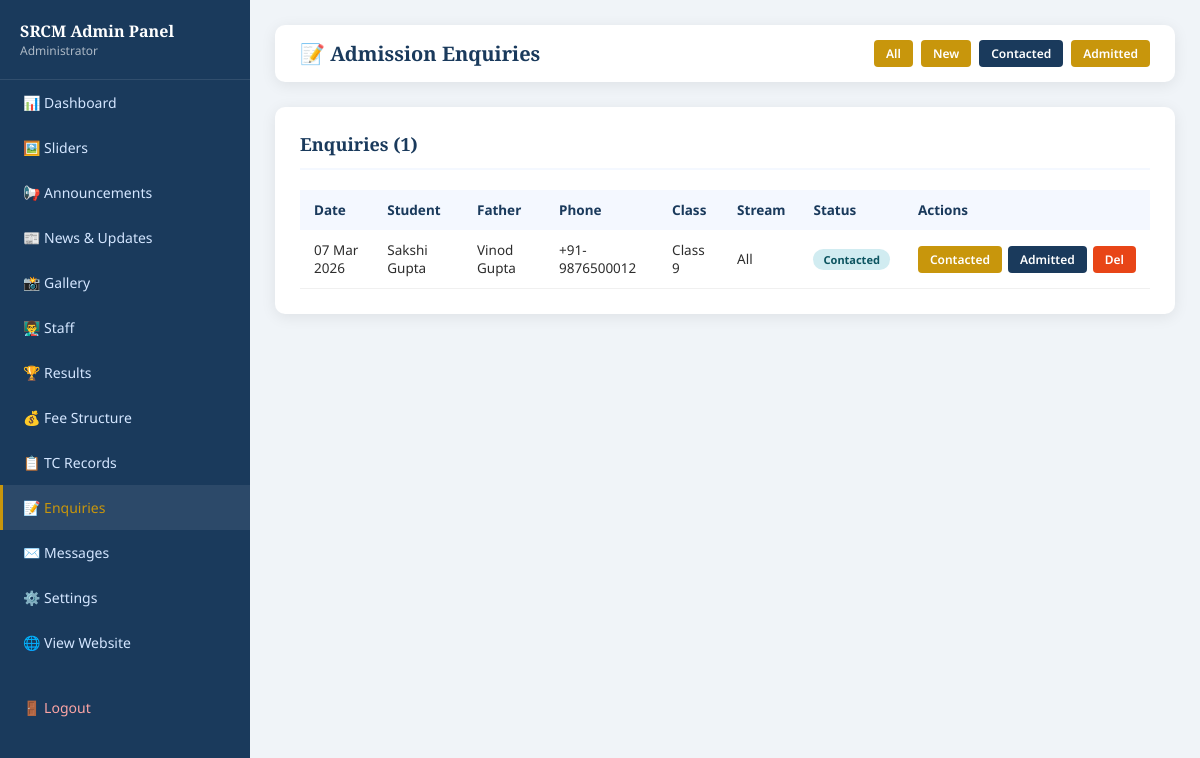
The page /srcm/admin/enquiries.php?filter=contacted (signed in) on the database its author committed.
### tables this page shows
CREATE TABLE enquiries (
  id INT AUTO_INCREMENT PRIMARY KEY,
  student_name VARCHAR(200),
  father_name VARCHAR(200),
  phone VARCHAR(20),
  email VARCHAR(200),
  class_applying VARCHAR(50),
  stream VARCHAR(50),
  message TEXT,
  status ENUM('new','contacted','admitted','rejected') DEFAULT 'new',
  created_at TIMESTAMP DEFAULT CURRENT_TIMESTAMP
);

### srcm/includes/config.php (called while the page is built, shortened)
<?php
function clean($str) {
    return htmlspecialchars(strip_tags(trim($str)), ENT_QUOTES, 'UTF-8');
}
?>

### srcm/admin/enquiries.php (the view, shortened to what this page needs)
<?php
require_once __DIR__ . '/includes/admin_header.php';
$db = getDB();
$filter = $_GET['filter'] ?? 'all';
$where = $filter !== 'all' ? "WHERE status='$filter'" : '';
$items = $db->query("SELECT * FROM enquiries $where ORDER BY created_at DESC")->fetchAll();
?>
<div class="admin-main">
  <div class="admin-topbar">
    <h1>📝 Admission Enquiries</h1>
    <div style="display:flex;gap:8px;flex-wrap:wrap;">
      <a href="?filter=all" class="btn-sm <?= $filter=='all'?'btn-edit':'btn-view' ?>">All</a>
      <a href="?filter=new" class="btn-sm <?= $filter=='new'?'btn-edit':'btn-view' ?>">New</a>
      <a href="?filter=contacted" class="btn-sm <?= $filter=='contacted'?'btn-edit':'btn-view' ?>">Contacted</a>
      <a href="?filter=admitted" class="btn-sm <?= $filter=='admitted'?'btn-edit':'btn-view' ?>">Admitted</a>
    </div>
  </div>
  <div class="admin-card">
    <h2>Enquiries (<?= count($items) ?>)</h2>
    <table class="admin-table">
      <thead><tr><th>Date</th><th>Student</th><th>Father</th><th>Phone</th><th>Class</th><th>Stream</th><th>Status</th><th>Actions</th></tr></thead>
      <tbody>
        <?php foreach($items as $e): ?>
        <tr>
          <td><?= date('d M Y', strtotime($e['created_at'])) ?></td>
          <td><?= clean($e['student_name']) ?></td>
          <td><?= clean($e['father_name']) ?></td>
          <td><?= clean($e['phone']) ?></td>
          <td><?= clean($e['class_applying']) ?></td>
          <td><?= clean($e['stream']) ?></td>
          <td><span class="badge badge-<?= $e['status']=='new'?'warning':($e['status']=='admitted'?'success':($e['status']=='rejected'?'danger':'info')) ?>"><?= ucfirst($e['status']) ?></span></td>
          <td><div class="action-btns">
            <a href="?id=<?= $e['id'] ?>&status=contacted" class="btn-sm btn-view">Contacted</a>
            <a href="?id=<?= $e['id'] ?>&status=admitted" class="btn-sm btn-edit">Admitted</a>
            <a href="?delete=<?= $e['id'] ?>" class="btn-sm btn-delete" data-confirm="Delete?">Del</a>
          </div></td>
        </tr>
        <?php endforeach; ?>
      </tbody>
    </table>
  </div>
</div>
</body></html>

### srcm/assets/css/style.css (style rules this page uses)
:root { --primary: #1a3a5c; --secondary: #c8960c; --accent: #e84517; --light: #f4f8ff; --white: #ffffff; --text: #2d2d2d; --muted: #6b7280; --border: #e5e7eb; --shadow: 0 3px 15px rgba(0,0,0,0.08); }
* { margin: 0; padding: 0; box-sizing: border-box; }
body { font-family: 'Noto Sans', sans-serif; color: var(--text); background: #fff; overflow-x: hidden; }
a { text-decoration: none; }
.admin-body { background: #f0f4f8; }
.admin-main { margin-left: 250px; padding: 25px; }
.admin-topbar { background: white; padding: 15px 25px; border-radius: 10px; margin-bottom: 25px; display: flex; justify-content: space-between; align-items: center; box-shadow: var(--shadow); }
.admin-topbar h1 { font-size: 20px; color: var(--primary); font-family: 'Playfair Display',serif; }
.admin-card { background: white; border-radius: 10px; box-shadow: var(--shadow); padding: 25px; margin-bottom: 25px; }
.admin-card h2 { font-size: 18px; color: var(--primary); margin-bottom: 20px; padding-bottom: 12px; border-bottom: 2px solid var(--light); font-family: 'Playfair Display',serif; }
.admin-table { width: 100%; border-collapse: collapse; font-size: 13.5px; }
.admin-table th { background: var(--light); color: var(--primary); padding: 11px 14px; text-align: left; font-weight: 700; }
.admin-table td { padding: 11px 14px; border-bottom: 1px solid #f0f0f0; vertical-align: middle; }
.badge { display: inline-block; padding: 3px 10px; border-radius: 20px; font-size: 11px; font-weight: 700; }
.badge-info { background: #d1ecf1; color: #0c5460; }
.action-btns { display: flex; gap: 6px; }
.btn-sm { padding: 5px 12px; border-radius: 4px; font-size: 12px; font-weight: 600; cursor: pointer; border: none; font-family: inherit; transition: .2s; }
.btn-edit { background: var(--primary); color: white; }
.btn-delete { background: var(--accent); color: white; }
.btn-view { background: var(--secondary); color: white; }

### rows shown on the page
enquiries: created_at "07 Mar 2026", student_name "Sakshi Gupta", father_name "Vinod Gupta", phone "+91-9876500012", class_applying "Class 9", stream "All", status "Contacted"

### other values the page prints
$_SESSION['admin_name'] "Administrator"
count($items) "1"
